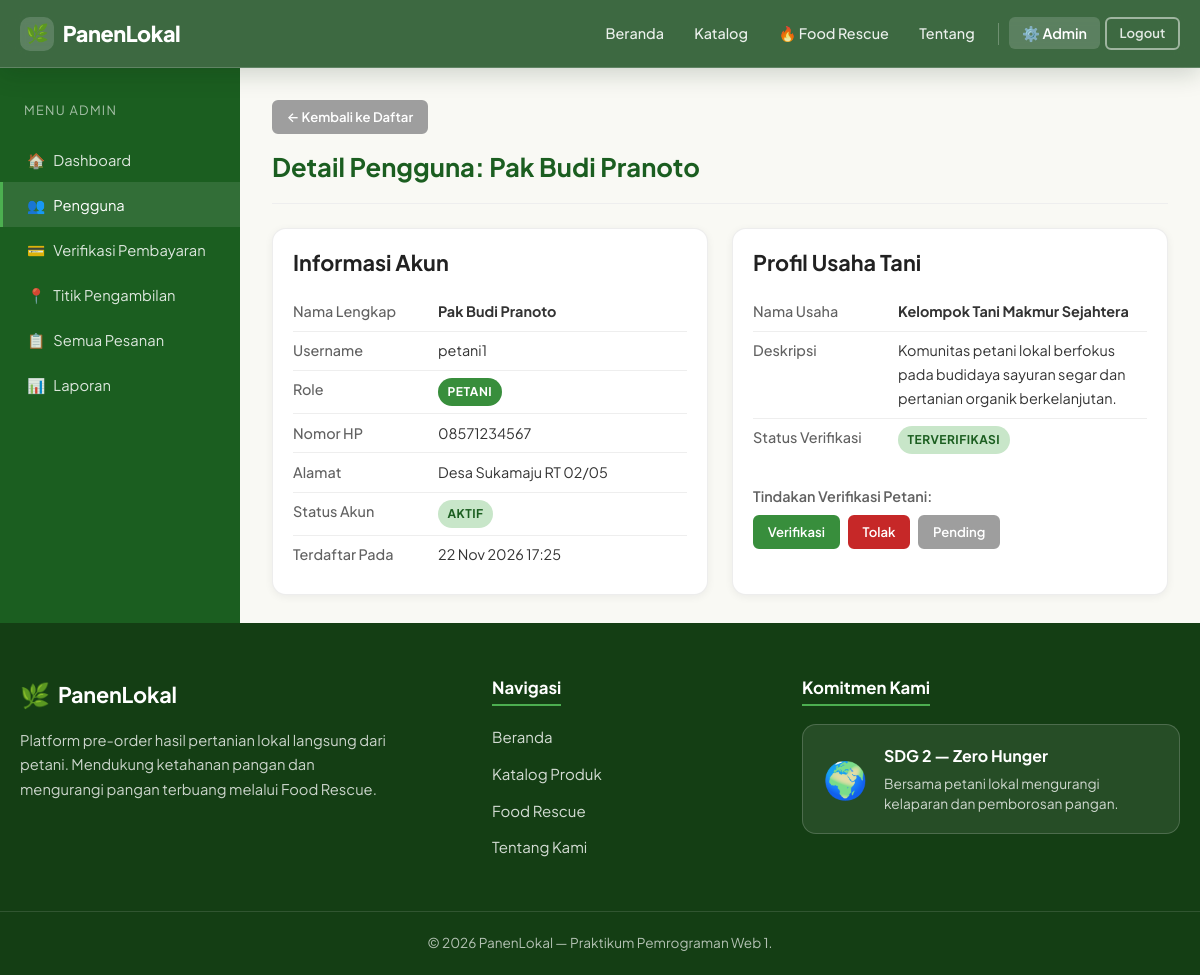
The page /admin/detail_pengguna.php?id=2 (signed in) on the database its author committed.
### tables this page shows
CREATE TABLE IF NOT EXISTS farmer_profiles (
    id BIGINT UNSIGNED AUTO_INCREMENT PRIMARY KEY,
    user_id BIGINT UNSIGNED NOT NULL UNIQUE,
    nama_usaha VARCHAR(120) NOT NULL,
    deskripsi TEXT NULL,
    status_verifikasi ENUM('menunggu','terverifikasi','ditolak') NOT NULL DEFAULT 'menunggu',
    created_at TIMESTAMP NOT NULL DEFAULT CURRENT_TIMESTAMP,
    CONSTRAINT fk_fp_user FOREIGN KEY (user_id) REFERENCES users(id) ON UPDATE CASCADE ON DELETE RESTRICT
);

CREATE TABLE IF NOT EXISTS users (
    id BIGINT UNSIGNED AUTO_INCREMENT PRIMARY KEY,
    nama_lengkap VARCHAR(100) NOT NULL,
    username VARCHAR(50) NOT NULL UNIQUE,
    password_hash VARCHAR(255) NOT NULL,
    role ENUM('admin','petani','pembeli') NOT NULL DEFAULT 'pembeli',
    no_hp VARCHAR(20) NULL,
    alamat TEXT NULL,
    status_akun ENUM('aktif','nonaktif') NOT NULL DEFAULT 'aktif',
    created_at TIMESTAMP NOT NULL DEFAULT CURRENT_TIMESTAMP,
    updated_at TIMESTAMP NOT NULL DEFAULT CURRENT_TIMESTAMP ON UPDATE CURRENT_TIMESTAMP
);

### includes/functions.php (called while the page is built, shortened)
<?php
function sanitize($str) {
    return htmlspecialchars((string)$str, ENT_QUOTES, 'UTF-8');
}
function format_tanggal($tanggal, $format = 'd M Y') {
    return date($format, strtotime($tanggal));
}
?>

### admin/detail_pengguna.php (the view, shortened to what this page needs)
<?php
require_once __DIR__ . '/../config/koneksi.php';
require_once __DIR__ . '/../includes/functions.php';
$id = (int)($_GET['id'] ?? 0);
$stmt = $conn->prepare("
    SELECT u.*, fp.nama_usaha, fp.deskripsi AS deskripsi_usaha, fp.status_verifikasi
    FROM users u
    LEFT JOIN farmer_profiles fp ON fp.user_id = u.id
    WHERE u.id = ?
");
$stmt->bind_param('i', $id);
$stmt->execute();
$user_data = $stmt->get_result()->fetch_assoc();
require_once __DIR__ . '/../includes/header.php';
require_once __DIR__ . '/../includes/navbar.php';
?>
<div class="dashboard-layout">
    <aside class="sidebar">
        <div class="sidebar-title">Menu Admin</div>
        <ul class="sidebar-menu">
            <li><a href="<?= BASE_URL ?>/admin/index.php"><span class="menu-icon">🏠</span>Dashboard</a></li>
            <li><a href="<?= BASE_URL ?>/admin/pengguna.php" class="active"><span class="menu-icon">👥</span>Pengguna</a></li>
            <li><a href="<?= BASE_URL ?>/admin/verifikasi_pembayaran.php"><span class="menu-icon">💳</span>Verifikasi Pembayaran</a></li>
            <li><a href="<?= BASE_URL ?>/admin/titik_pengambilan.php"><span class="menu-icon">📍</span>Titik Pengambilan</a></li>
            <li><a href="<?= BASE_URL ?>/admin/pesanan.php"><span class="menu-icon">📋</span>Semua Pesanan</a></li>
            <li><a href="<?= BASE_URL ?>/admin/laporan.php"><span class="menu-icon">📊</span>Laporan</a></li>
        </ul>
    </aside>
    <main class="dashboard-main">
        <div class="dashboard-header">
            <a href="<?= BASE_URL ?>/admin/pengguna.php" class="btn btn-secondary btn-sm mb-2">← Kembali ke Daftar</a>
            <h1>Detail Pengguna: <?= sanitize($user_data['nama_lengkap']) ?></h1>
        </div>
        <div class="grid grid-2">
            <div class="card card-body">
                <h3>Informasi Akun</h3>
                <table class="info-table mt-2">
                    <tr><td>Nama Lengkap</td><td><strong><?= sanitize($user_data['nama_lengkap']) ?></strong></td></tr>
                    <tr><td>Username</td><td><?= sanitize($user_data['username']) ?></td></tr>
                    <tr><td>Role</td><td><span class="badge <?= $user_data['role']==='petani'?'badge-primary':'badge-info' ?>"><?= ucfirst($user_data['role']) ?></span></td></tr>
                    <tr><td>Nomor HP</td><td><?= sanitize($user_data['no_hp'] ?: '-') ?></td></tr>
                    <tr><td>Alamat</td><td><?= sanitize($user_data['alamat'] ?: '-') ?></td></tr>
                    <tr><td>Status Akun</td><td><span class="badge <?= $user_data['status_akun']==='aktif'?'badge-success':'badge-danger' ?>"><?= ucfirst($user_data['status_akun']) ?></span></td></tr>
                    <tr><td>Terdaftar Pada</td><td><?= format_tanggal($user_data['created_at'], 'd M Y H:i') ?></td></tr>
                </table>
            </div>
            <?php if ($user_data['role'] === 'petani'): ?>
            <div class="card card-body">
                <h3>Profil Usaha Tani</h3>
                <table class="info-table mt-2">
                    <tr><td>Nama Usaha</td><td><strong><?= sanitize($user_data['nama_usaha'] ?: '-') ?></strong></td></tr>
                    <tr><td>Deskripsi</td><td><?= nl2br(sanitize($user_data['deskripsi_usaha'] ?: '-')) ?></td></tr>
                    <tr><td>Status Verifikasi</td><td>
                        <span class="badge <?= $user_data['status_verifikasi']==='terverifikasi'?'badge-success':($user_data['status_verifikasi']==='ditolak'?'badge-danger':'badge-warning') ?>">
                            <?= ucfirst($user_data['status_verifikasi'] ?? 'menunggu') ?>
                        </span>
                    </td></tr>
                </table>
                <form method="POST" class="mt-3">
                    <label class="form-label">Tindakan Verifikasi Petani:</label>
                    <div class="d-flex gap-1">
                        <button type="submit" name="verifikasi_petani" value="terverifikasi" class="btn btn-sm btn-success">Verifikasi</button>
                        <button type="submit" name="verifikasi_petani" value="ditolak" class="btn btn-sm btn-danger">Tolak</button>
                        <button type="submit" name="verifikasi_petani" value="menunggu" class="btn btn-sm btn-secondary">Pending</button>
                    </div>
                </form>
            </div>
            <?php endif; ?>
        </div>
    </main>
</div>
<?php require_once __DIR__ . '/../includes/footer.php'; ?>

### rows shown on the page
farmer_profiles: user.nama_lengkap "Pak Budi Pranoto", user.username "petani1", user.role "PETANI", user.no_hp "08571234567", user.alamat "Desa Sukamaju RT 02/05", user.status_akun "AKTIF", user.created_at "22 Nov 2026 17:25", nama_usaha "Kelompok Tani Makmur Sejahtera", deskripsi "Komunitas petani lokal berfokus pada budidaya sayuran segar dan pertanian organik berkelanjutan.", status_verifikasi "TERVERIFIKASI"
